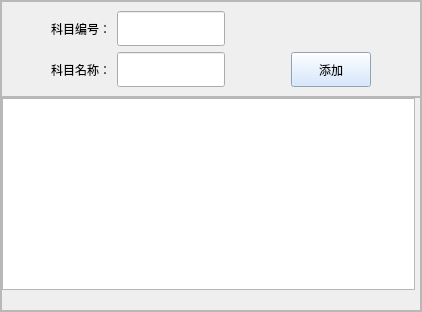
               <widget class="QWidget" name="examSubjPage">
                <layout class="QFormLayout" name="formLayout_10">
                 <property name="horizontalSpacing">
                  <number>0</number>
                 </property>
                 <property name="verticalSpacing">
                  <number>0</number>
                 </property>
                 <property name="leftMargin">
                  <number>0</number>
                 </property>
                 <property name="topMargin">
                  <number>0</number>
                 </property>
                 <property name="rightMargin">
                  <number>0</number>
                 </property>
                 <property name="bottomMargin">
                  <number>0</number>
                 </property>
                 <item row="0" column="0" colspan="2">
                  <widget class="QFrame" name="frame_33">
                   <property name="sizePolicy">
                    <sizepolicy hsizetype="Expanding" vsizetype="Expanding">
                     <horstretch>0</horstretch>
                     <verstretch>0</verstretch>
                    </sizepolicy>
                   </property>
                   <property name="minimumSize">
                    <size>
                     <width>80</width>
                     <height>100</height>
                    </size>
                   </property>
                   <property name="frameShape">
                    <enum>QFrame::StyledPanel</enum>
                   </property>
                   <property name="frameShadow">
                    <enum>QFrame::Raised</enum>
                   </property>
                   <layout class="QVBoxLayout" name="verticalLayout_16">
                    <property name="spacing">
                     <number>0</number>
                    </property>
                    <property name="leftMargin">
                     <number>0</number>
                    </property>
                    <property name="topMargin">
                     <number>0</number>
                    </property>
                    <property name="rightMargin">
                     <number>0</number>
                    </property>
                    <property name="bottomMargin">
                     <number>0</number>
                    </property>
                    <item>
                     <widget class="QFrame" name="frame_34">
                      <property name="sizePolicy">
                       <sizepolicy hsizetype="Expanding" vsizetype="Expanding">
                        <horstretch>0</horstretch>
                        <verstretch>2</verstretch>
                       </sizepolicy>
                      </property>
                      <property name="styleSheet">
                       <string notr="true">QPushButton{
	background-color: rgb(202, 225, 255);
	font: 12pt &quot;黑体&quot;;
	color: rgb(0, 0, 0);	
}
QPushButton:pressed{
	background-color: rgb(119, 144, 255);
	color: rgb(255, 255, 255);
	padding-bottom:3px;
	padding-left:3px;
}
QLabel{
	font: 10pt &quot;黑体&quot;;
}
QPushButton:hover{
	background-color: rgb(119, 144, 255);
	color: rgb(255, 255, 255);
}</string>
                      </property>
                      <property name="frameShape">
                       <enum>QFrame::StyledPanel</enum>
                      </property>
                      <property name="frameShadow">
                       <enum>QFrame::Raised</enum>
                      </property>
                      <layout class="QGridLayout" name="gridLayout_4">
                       <item row="1" column="5">
                        <spacer name="horizontalSpacer_30">
                         <property name="orientation">
                          <enum>Qt::Horizontal</enum>
                         </property>
                         <property name="sizeHint" stdset="0">
                          <size>
                           <width>40</width>
                           <height>20</height>
                          </size>
                         </property>
                        </spacer>
                       </item>
                       <item row="1" column="1">
                        <widget class="QLabel" name="label_23">
                         <property name="minimumSize">
                          <size>
                           <width>0</width>
                           <height>35</height>
                          </size>
                         </property>
                         <property name="text">
                          <string>科目名称：</string>
                         </property>
                        </widget>
                       </item>
                       <item row="1" column="4">
                        <widget class="QPushButton" name="pushButton_12">
                         <property name="minimumSize">
                          <size>
                           <width>0</width>
                           <height>35</height>
                          </size>
                         </property>
                         <property name="text">
                          <string>添加</string>
                         </property>
                        </widget>
                       </item>
                       <item row="0" column="2">
                        <widget class="QLineEdit" name="lineEdit_7">
                         <property name="minimumSize">
                          <size>
                           <width>0</width>
                           <height>35</height>
                          </size>
                         </property>
                        </widget>
                       </item>
                       <item row="1" column="2">
                        <widget class="QLineEdit" name="lineEdit_8">
                         <property name="minimumSize">
                          <size>
                           <width>0</width>
                           <height>35</height>
                          </size>
                         </property>
                        </widget>
                       </item>
                       <item row="1" column="0">
                        <spacer name="horizontalSpacer_31">
                         <property name="orientation">
                          <enum>Qt::Horizontal</enum>
                         </property>
                         <property name="sizeHint" stdset="0">
                          <size>
                           <width>40</width>
                           <height>20</height>
                          </size>
                         </property>
                        </spacer>
                       </item>
                       <item row="0" column="1">
                        <widget class="QLabel" name="label_22">
                         <property name="minimumSize">
                          <size>
                           <width>0</width>
                           <height>35</height>
                          </size>
                         </property>
                         <property name="text">
                          <string>科目编号：</string>
                         </property>
                        </widget>
                       </item>
                       <item row="1" column="3">
                        <spacer name="horizontalSpacer_32">
                         <property name="orientation">
                          <enum>Qt::Horizontal</enum>
                         </property>
                         <property name="sizeType">
                          <enum>QSizePolicy::Maximum</enum>
                         </property>
                         <property name="sizeHint" stdset="0">
                          <size>
                           <width>60</width>
                           <height>20</height>
                          </size>
                         </property>
                        </spacer>
                       </item>
                      </layout>
                     </widget>
                    </item>
                    <item>
                     <widget class="QFrame" name="frame_35">
                      <property name="sizePolicy">
                       <sizepolicy hsizetype="Expanding" vsizetype="Expanding">
                        <horstretch>0</horstretch>
                        <verstretch>8</verstretch>
                       </sizepolicy>
                      </property>
                      <property name="styleSheet">
                       <string notr="true">QTableWidget QHeaderView::section {
	background-color: rgb(227, 87, 255); /* 设置表头背景色 */
    padding: 5px; /* 内边距，可调整内容与边框间距 */
    border: 1px solid #ccc; /* 表头单元格边框 */
    text-align: center; /* 文本左对齐，也可设为center等 */
}

QTableWidgetItem {
	font: 12pt &quot;楷体&quot;;
	color: rgb(0, 0, 0);
}

QPushButton{
	background-color: rgb(202, 225, 255);
	font: 12pt &quot;黑体&quot;;
	color: rgb(0, 0, 0);	
}
QPushButton:pressed{
	background-color: rgb(119, 144, 255);
	color: rgb(255, 255, 255);
	padding-bottom:3px;
	padding-left:3px;
}
QPushButton:hover{
	background-color: rgb(119, 144, 255);
	color: rgb(255, 255, 255);
}</string>
                      </property>
                      <property name="frameShape">
                       <enum>QFrame::StyledPanel</enum>
                      </property>
                      <property name="frameShadow">
                       <enum>QFrame::Raised</enum>
                      </property>
                      <layout class="QFormLayout" name="formLayout_11">
                       <property name="horizontalSpacing">
                        <number>0</number>
                       </property>
                       <property name="verticalSpacing">
                        <number>0</number>
                       </property>
                       <property name="leftMargin">
                        <number>0</number>
                       </property>
                       <property name="topMargin">
                        <number>0</number>
                       </property>
                       <property name="rightMargin">
                        <number>5</number>
                       </property>
                       <property name="bottomMargin">
                        <number>20</number>
                       </property>
                       <item row="0" column="0" colspan="2">
                        <widget class="QTableWidget" name="tableWidget_6"/>
                       </item>
                      </layout>
                     </widget>
                    </item>
                   </layout>
                  </widget>
                 </item>
                </layout>
               </widget>
